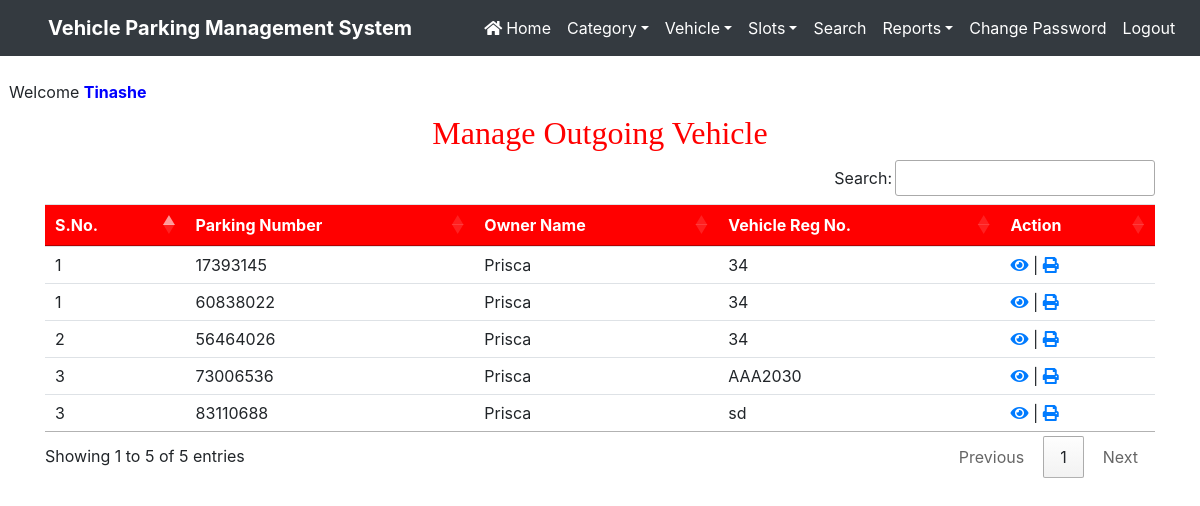
Page /manage_outgoingvehicle (signed in) on the committed database.
### vehicle/models.py (models this page shows, shortened)
class Vehicle(models.Model):
    parkingnumber = models.CharField(max_length=20)
    category = models.ForeignKey(Category, on_delete=models.CASCADE)
    vehiclecompany = models.CharField(max_length=50)
    regno = models.CharField(max_length=10)
    ownername = models.CharField(max_length=50)
    ownerId = models.CharField(max_length=50)
    ownercontact = models.CharField(max_length=15)
    pdate = models.DateField()
    intime = models.CharField(max_length=50)
    outtime = models.CharField(max_length=50)
    parkingcharge = models.CharField(max_length=50)
    parkingslot = models.CharField(max_length=50)
    remark = models.CharField(max_length=500)
    status = models.CharField(max_length=20)

### vehicle/views.py (the view)
# urls.py: path('manage_outgoingvehicle',manage_outgoingvehicle,name='manage_outgoingvehicle'),
def manage_outgoingvehicle(request):
    vehicle = Vehicle.objects.filter(status="Out")
    d = {'vehicle':vehicle}
    return render(request, 'manage_outgoingvehicle.html', d)

### vehicle/templates/manage_outgoingvehicle.html (shortened to what this page needs)
{% load static %}
<html>
<head>
{% include 'headeradmin.html' %}
  <link rel = stylesheet href="https://cdn.datatables.net/1.10.20/css/jquery.dataTables.min.css">
<link rel = stylesheet href="https://cdn.datatables.net/buttons/1.6.1/css/buttons.dataTables.min.css">
</head>
<body>
{% include 'nav2admin.html' %}
<br> &nbsp;&nbsp;Welcome <b style = 'text-transform : capitalize ; color : blue'>{{request.user.username}}</b>
<div class="container" style = "margin-top:10px">
<h2 class="text-center" style = "font-family : Monotype Corsiva ; color : red">Manage Outgoing Vehicle </h2>
<table class='table table-hover' id = example>
<thead style = 'background-color : red ; color : white'>
<tr>
<th>S.No.</th>
<th>Parking Number</th>
<th>Owner Name</th>
    <th>Vehicle Reg No.</th>
    <th>Action</th>
</tr>
</thead>
<tbody>
  {% for i in vehicle %}
<tr>
                  <td>{{i.parkingslot}}</td>
                  <td>{{i.parkingnumber}}</td>
                  <td>{{i.ownername}}</td>
                <td>{{i.regno}}</td>
                  <td>
                      <a href="{% url 'view_outgoingdetail' i.id %}" ><i class="fa fa-eye fa-1x"></i></a>
                   | <a href="{% url 'print' i.id %}" ><i class="fa fa-print fa-1x"></i></a>
                  </td>
</tr>
{% endfor %}
</tbody>
</table>
</div>
</body>
</html>

### vehicle/static/css/mystyle.css (style rules this page uses)
html { scroll-behavior:smooth; }

### rows in the picture
Vehicle: parkingslot "3", parkingnumber "73006536", ownername "Prisca", regno "AAA2030"
Vehicle: parkingslot "2", parkingnumber "56464026", ownername "Prisca", regno "34"
Vehicle: parkingslot "3", parkingnumber "83110688", ownername "Prisca", regno "sd"
Vehicle: parkingslot "1", parkingnumber "17393145", ownername "Prisca", regno "34"
Vehicle: parkingslot "1", parkingnumber "60838022", ownername "Prisca", regno "34"

### other values in the picture
{{ request.user.username }} "Tinashe"
